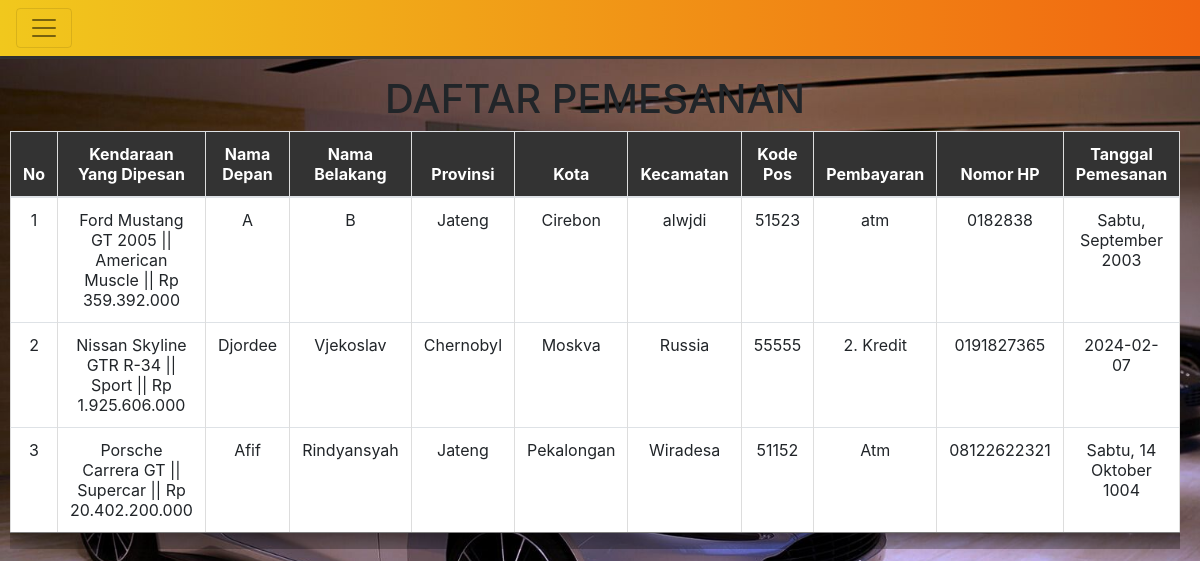
Page /datapembelian.php on the committed database.
### tables this page shows
CREATE TABLE `pemesanan` (
  `orderan` varchar(500) NOT NULL,
  `nama_depan` varchar(500) NOT NULL,
  `nama_belakang` varchar(500) NOT NULL,
  `provinsi` varchar(500) NOT NULL,
  `kota` varchar(500) NOT NULL,
  `kecamatan` varchar(500) NOT NULL,
  `kode_pos` varchar(500) NOT NULL,
  `pembayaran` varchar(500) NOT NULL,
  `no_hp` varchar(500) NOT NULL,
  `tanggal` varchar(500) NOT NULL
);

### datapembelian.php (the view, shortened to what this page needs)
<!doctype html>
<html lang="en">
  <head>
    <link rel="stylesheet" href="https://cdn.jsdelivr.net/npm/bootstrap@4.0.0/dist/css/bootstrap.min.css">
  </head>
  <body class="" style="background-image: url('images/bg.jpg'); background-size: cover; background-repeat: no-repeat;">
  <div class="pos-fixed-top">
    <nav class="navbar navbar-light gradient">
      <button class="navbar-toggler" type="button" data-toggle="collapse" data-target="#navbarToggleExternalContent" aria-controls="navbarToggleExternalContent" aria-expanded="false" aria-label="Toggle navigation">
        <span class="navbar-toggler-icon"></span>
      </button>
    </nav>
  </body>
</html>
<?php
include "koneksi.php";
$ambildata = mysqli_query($koneksi,"select * from pemesanan");
while ($tampil = mysqli_fetch_array($ambildata)){
    echo "
        <tr>
        <td>
    ";
}
?>
<div class="row table bingkai">
    <div class="col-lg-12" align="justify">
        <h1 class="page-header text-center">DAFTAR PEMESANAN</h1>
        <div class="table-container">
        <table class="table pinggir" border="1">
            <thead>
                <tr class="heading">
                    <th>No</th>
                    <th>Kendaraan Yang Dipesan</th>
                    <th>Nama Depan</th>
                    <th>Nama Belakang</th>
                    <th>Provinsi</th>
                    <th>Kota</th>
                    <th>Kecamatan</th>
                    <th>Kode Pos</th>
                    <th>Pembayaran</th>
                    <th>Nomor HP</th>
                    <th>Tanggal Pemesanan</th>
                </tr>
<?php
include "koneksi.php";
$no=1;
$ambildata = mysqli_query($koneksi,"select * from pemesanan");
while ($tampil = mysqli_fetch_array($ambildata)){
    echo "
        <tr>
        <td>$no</td>
        <td>$tampil[orderan]</td>
        <td>$tampil[nama_depan]</td>
        <td>$tampil[nama_belakang]</td>
        <td>$tampil[provinsi]</td>
        <td>$tampil[kota]</td>
        <td>$tampil[kecamatan]</td>
        <td>$tampil[kode_pos]</td>
        <td>$tampil[pembayaran]</td>
        <td>$tampil[no_hp]</td>
        <td>$tampil[tanggal]</td>
        <td><button class='hapus-btn' data-id='{$tampil['orderan']}'>Hapus</button></td>
        <tr>";
        $no++;
}
?>
            </thead>
        </table>
</div>
    </div>
</div>

### datapembelian.php (style rules this page uses)
.gradient { background-image: linear-gradient(to right, #f1c81d, #f16610); box-shadow: rgba(0, 0, 0, 0.16) 0px 1px 4px, rgb(51, 51, 51) 0px 0px 0px 3px; }
.bingkai { border-collapse: collapse; margin-bottom: 20px; position: absolute; background-color: #5BF64E; opacity: 1; top: 75px; left: 10px; }
.pinggir { box-shadow: rgba(0, 0, 0, 0.25) 0px 54px 55px, rgba(0, 0, 0, 0.12) 0px -12px 30px, rgba(0, 0, 0, 0.12) 0px 4px 6px, rgba(0, 0, 0, 0.17) 0px 12px 13px, rgba(0, 0, 0, 0.09) 0px -3px 5px; }
.table th, .table td { padding: 10px; border: 1px solid #ddd; text-align: center; }
.table th { background-color: #f2f2f2; }
.heading th { background-color: #333; color: white; }
.table tr { width: 80%; left: 100px; }
body { animation: transition 0.8s; }
.table-container { overflow-x: auto; overflow-y: auto; max-width: 100%; }
.table.pinggir { width: 100%; }

### rows in the picture
pemesanan: orderan "Ford Mustang GT 2005 || American Muscle || Rp 359.392.000", nama_depan "A", nama_belakang "B", provinsi "Jateng", kota "Cirebon", kecamatan "alwjdi", kode_pos "51523", pembayaran "atm", no_hp "0182838", tanggal "Sabtu, September 2003"
pemesanan: orderan "Nissan Skyline GTR R-34 || Sport || Rp 1.925.606.000", nama_depan "Djordee", nama_belakang "Vjekoslav", provinsi "Chernobyl", kota "Moskva", kecamatan "Russia", kode_pos "55555", pembayaran "2. Kredit", no_hp "0191827365", tanggal "2024-02-07"
pemesanan: orderan "Porsche Carrera GT || Supercar || Rp 20.402.200.000", nama_depan "Afif", nama_belakang "Rindyansyah", provinsi "Jateng", kota "Pekalongan", kecamatan "Wiradesa", kode_pos "51152", pembayaran "Atm", no_hp "08122622321", tanggal "Sabtu, 14 Oktober 1004"
